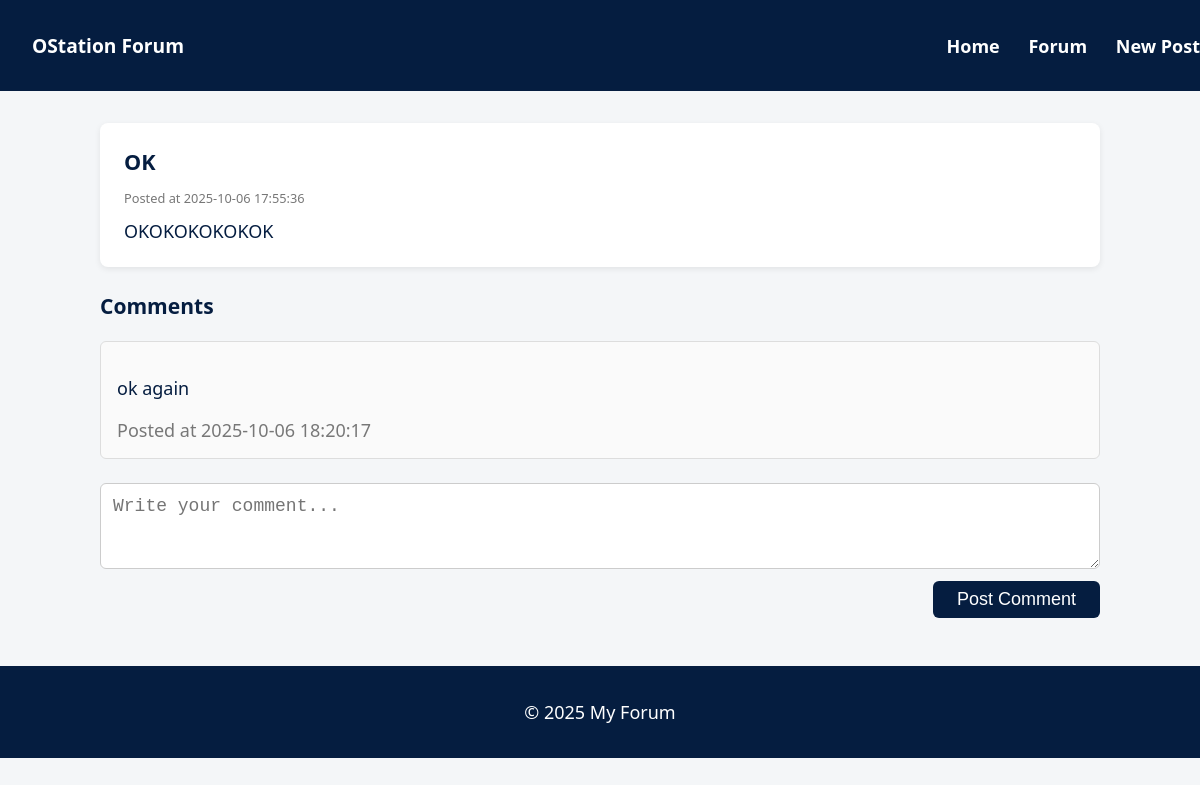
The app's page /forum/post/24 with its own data.
### tables this page shows
CREATE TABLE forum_posts (
            id INTEGER PRIMARY KEY AUTOINCREMENT,
            user_id INTEGER,
            title TEXT NOT NULL,
            content TEXT NOT NULL,
            created_at DATETIME DEFAULT CURRENT_TIMESTAMP,
            FOREIGN KEY (user_id) REFERENCES user_info(id)
        );

CREATE TABLE forum_comments (
            id INTEGER PRIMARY KEY AUTOINCREMENT,
            post_id INTEGER,
            user_id INTEGER,
            content TEXT NOT NULL,
            created_at DATETIME DEFAULT CURRENT_TIMESTAMP,
            FOREIGN KEY (post_id) REFERENCES forum_posts(id),
            FOREIGN KEY (user_id) REFERENCES user_info(id)
        );

### forum_app.py (the view)
@forum_bp.route("/post/<int:post_id>")
def forum_post(post_id):
    conn = get_db_connection()
    cursor = conn.cursor()
    cursor.execute("SELECT * FROM forum_posts WHERE id = ?", (post_id,))
    post = cursor.fetchone()
    cursor.execute("SELECT * FROM forum_comments WHERE post_id = ? ORDER BY created_at ASC", (post_id,))
    comments = cursor.fetchall()
    conn.close()
    return render_template("forum_post.html", post=post, comments=comments)

### forum_app.py (called while the page is built)
def get_db_connection():
    conn = sqlite3.connect(DB_PATH)
    conn.row_factory = sqlite3.Row  # 返回类似字典的行
    return conn

### templates/forum/forum_post.html (shortened to what this page needs)
<!DOCTYPE html>
<html lang="en">
<head>
  <link rel="stylesheet" href="{{ url_for('static', filename='css/forum.css') }}">
</head>
<body>
<header>
  <h1>OStation Forum</h1>
  <nav>
    <a href="{{ url_for('index') }}">Home</a>
    <a href="{{ url_for('forum.forum_index') }}">Forum</a>
    <a href="{{ url_for('forum.forum_new_post') }}">New Post</a>
  </nav>
</header>
<main>
  <div class="post-card">
    <h2>{{ post['title'] }}</h2>
    <p class="meta">Posted at {{ post['created_at'] }}</p>
    <div class="content">
      {{ post['content'] }}
    </div>
  </div>
  <h3>Comments</h3>
  {% for comment in comments %}
  <div class="comment-card">
    <p>{{ comment['content'] }}</p>
    <span class="comment-meta">Posted at {{ comment['created_at'] }}</span>
  </div>
  {% else %}
  <p>No comments yet. Be the first!</p>
  {% endfor %}
  <form method="POST" action="{{ url_for('forum.forum_comment', post_id=post['id']) }}" class="comment-form">
    <textarea name="content" rows="3" placeholder="Write your comment..." required></textarea>
    <button type="submit">Post Comment</button>
  </form>
</main>
<footer>
  <p>&copy; 2025 My Forum</p>
</footer>
</body>
</html>

### static/css/forum.css (style rules this page uses)
body { font-family: "Segoe UI", Roboto, sans-serif; margin: 0; padding: 0; background: #f4f6f8; color: #051d40; font-size: clamp(1rem, 1.5vw, 1.4rem); }
header { background: #051d40; width: 100%; color: #fff; display: flex; justify-content: space-between; align-items: center; font-size: clamp(1rem, 1.5vw, 1.4rem); }
header h1 { margin: 2rem; font-size: clamp(1.2rem, 1.6vw, 2.0rem); }
nav a { color: #fff; margin-left: 1.5rem; text-decoration: none; font-weight: 700; transition: color 0.3s ease; font-size: clamp(1rem, 1.5vw, 1.4rem); }
main { max-width: 1000px; margin: 2rem auto; padding: 0 1rem; font-size: clamp(1rem, 1.5vw, 1.4rem); }
.post-card { background: #fff; border-radius: 8px; padding: 1.5rem; margin-bottom: 1.5rem; box-shadow: 0 2px 6px rgba(0, 0, 0, 0.08); transition: transform 0.2s ease, box-shadow 0.2s ease; font-size: clamp(1rem, 1.5vw, 1.4rem); }
.post-card h2 { margin: 0 0 0.5rem; font-size: clamp(1.25rem, 1.8vw, 2.2rem); }
.post-card .meta { font-size: clamp(0.8rem, 1vw, 1.0rem); color: #777; margin-bottom: 0.75rem; }
footer { background: #051d40; color: #fff; text-align: center; padding: 1rem; margin-top: 3rem; font-size: clamp(0.9rem, 1.5vw, 2.0rem); }
.comment-card { background: #fafafa; border: 1px solid #ddd; border-radius: 6px; padding: 1rem; margin-bottom: 1rem; font-size: clamp(1rem, 1.5vw, 2.0rem); }
.comment-meta { font-size: clamp(0.8rem, 1.5vw, 2.0rem); color: #777; display: block; margin-top: 0.5rem; }
.comment-form { margin-top: 1.5rem; display: flex; flex-direction: column; font-size: clamp(1rem, 1.5vw, 1.8rem); }
.comment-form textarea { resize: vertical; padding: 0.75rem; border: 1px solid #ccc; border-radius: 6px; font-size: clamp(1rem, 1.5vw, 1.8rem); margin-bottom: 0.75rem; }
.comment-form button { align-self: flex-end; padding: 0.5rem 1.5rem; background: #051d40; color: #fff; border: none; border-radius: 6px; cursor: pointer; transition: background 0.3s ease; font-size: clamp(1rem, 1.5vw, 1.8rem); }

### records on screen
forum_posts: title "OK", created_at "2025-10-06 17:55:36", content "OKOKOKOKOKOK"
forum_comments: content "ok again", created_at "2025-10-06 18:20:17"
